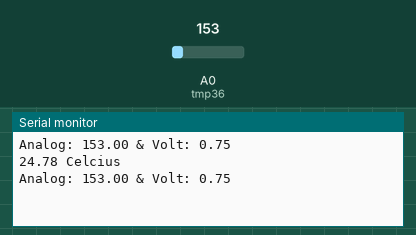
Bench run of a sketch on a simulated Arduino Uno, built with avr-gcc and run on an emulated ATmega328P. On the bench: the last lines printed to the serial monitor. The test bench sets the inputs (shaded band); at power-on: A0 (tmp36) = 153.

Above: at 5.8 s.
5.9 s: A0 (tmp36) set to 165
At 8.5 s:
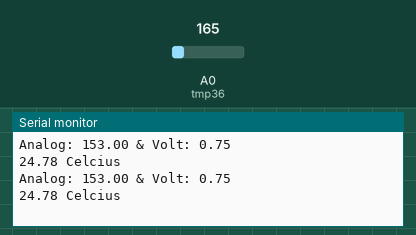
11.9 s: A0 (tmp36) set to 175
At 13.5 s:
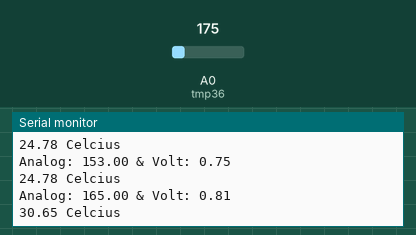
Timing chart, 0 to 15.0 s (numbered marks = the images above; inputs shaded):
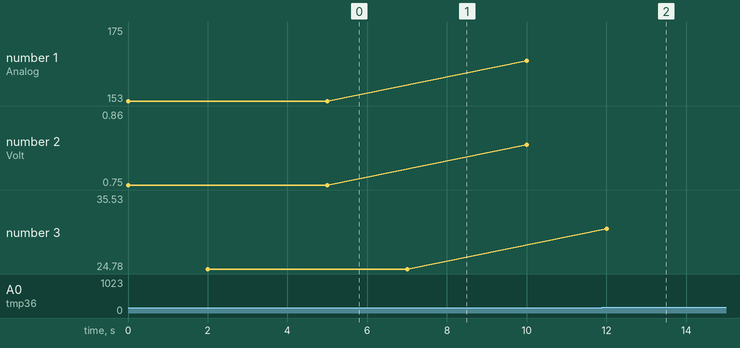

The sketch:

Recording.ino
```cpp
// Temp sensor analog in
int tmp36 = A0;

void setup() {
  // put your setup code here, to run once:
  pinMode(tmp36,INPUT);

  Serial.begin(9600);
}

void loop() {
  // put your main code here, to run repeatedly:
  float analogReading = analogRead(tmp36);
  Serial.print("Analog: " + String(analogReading));

  //Convert
  float tempVoltage = analogReading * 5.0 / 1023.0;
  Serial.println(" & Volt: " + String(tempVoltage));

  delay(2000);

  float tempC = (tempVoltage - 0.5) * 100;
  Serial.println(String(tempC) + " Celcius\n");

  delay(3000);
}
```

Measured:
- plotted number 1: 153 → 165 after the input at 5.9 s, 165 → 175 after the input at 11.9 s
- plotted number 2: 0.75 → 0.81 after the input at 5.9 s, 0.81 → 0.86 after the input at 11.9 s
- plotted number 3: 24.78 → 35.53 after the input at 11.9 s
